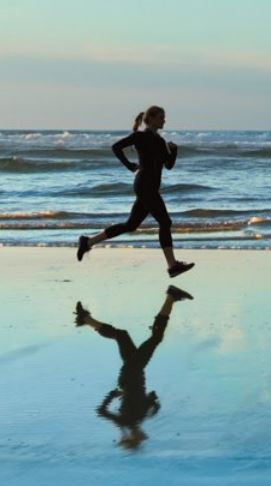
#> input picture OpenCV-Python/Code/3_Picture_Basic_Test/1.jpg, 271 x 486 px, given in place of the camera
$ python 0_threshold_tracebar.py
#> lines starting #> are read from the running program, lines starting #| are printed output that depends on the picture; after the words box and inside, x2 and y2 are one past the last pixel; in counts of white or black regions, pixels touching at a corner belong together
"""
    阈值调参器(通用)
"""

import cv2
import numpy as np

# 1. 饱和度增强定义
# 调节通道强度
lutEqual = np.array([i for i in range(256)]).astype("uint8")
lutRaisen = np.array([int(102 + 0.6 * i) for i in range(256)]).astype("uint8")
# 调节饱和度
lutSRaisen = np.dstack((lutEqual, lutRaisen, lutEqual))  # Saturation raisen
# 2. 滑动条定义
cv2.namedWindow("TrackBars")


def empty(a):
    pass


cv2.resizeWindow("TrackBars", 640, 240)
cv2.createTrackbar("Hue Min", "TrackBars", 0, 179, empty)
#> slider 'Hue Min' is set to 35
cv2.createTrackbar("Hue Max", "TrackBars", 0, 179, empty)
#> slider 'Hue Max' is set to 179
cv2.createTrackbar("Sat Min", "TrackBars", 0, 255, empty)
#> slider 'Sat Min' is set to 51
cv2.createTrackbar("Sat Max", "TrackBars", 0, 255, empty)
#> slider 'Sat Max' is set to 255
cv2.createTrackbar("Val Min", "TrackBars", 0, 255, empty)
#> slider 'Val Min' is set to 51
cv2.createTrackbar("Val Max", "TrackBars", 0, 255, empty)
#> slider 'Val Max' is set to 255

# 3. 摄像头定义
cap = cv2.VideoCapture(1)
cap.set(10, 2)

while cap.isOpened() == True:
    ret, frame = cap.read()
#> frame is the input picture: shape (486, 271, 3); mean B, G, R 164.7, 162.9, 134.4
    if ret == True:
        # 1. 饱和度增强(可选)
        hsv = cv2.cvtColor(frame, cv2.COLOR_RGB2HSV)  # 色彩空间转换, RGB->HSV
#> hsv: shape (486, 271, 3); mean H, S, V 40.9, 59.2, 170.2
        blendSRaisen = cv2.LUT(hsv, lutSRaisen)  # 饱和度增大
#> blendSRaisen: shape (486, 271, 3); mean H, S, V 40.9, 137.1, 170.2
        # 2. 掩膜生成
        h_min = cv2.getTrackbarPos("Hue Min", "TrackBars")
        h_max = cv2.getTrackbarPos("Hue Max", "TrackBars")
        s_min = cv2.getTrackbarPos("Sat Min", "TrackBars")
        s_max = cv2.getTrackbarPos("Sat Max", "TrackBars")
        v_min = cv2.getTrackbarPos("Val Min", "TrackBars")
        v_max = cv2.getTrackbarPos("Val Max", "TrackBars")
        lower = np.array([h_min, s_min, v_min])
        upper = np.array([h_max, s_max, v_max])
        mask = cv2.inRange(blendSRaisen, lower, upper)
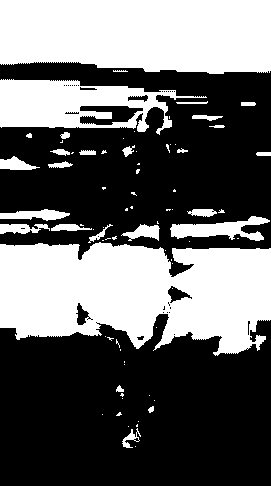
#> mask: shape (486, 271); 40% white; 77 white regions (50 under 20 px), largest, box (x1, y1, x2, y2) and area: (0, 242, 271, 356) 23575, (0, 0, 271, 74) 18481, (0, 79, 207, 135) 6181
        imgResult = cv2.bitwise_and(frame, frame, mask=mask)
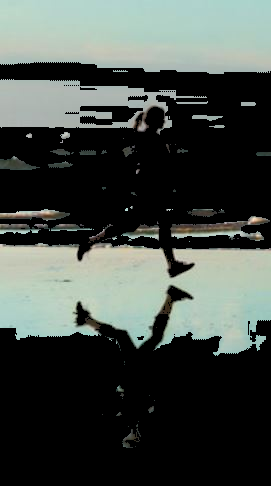
#> imgResult: shape (486, 271, 3); mean B, G, R 70.7, 75.5, 68.6

        # 检测
        cv2.imshow("res", imgResult)
        key = cv2.waitKey(1)
#> (key Esc is pressed here)
        if key == 27:
            break
    else:
        break

cv2.destroyAllWindows()
cap.release()

$ run again, on OpenCV-Python/Code/3_Picture_Basic_Test/2.jpg
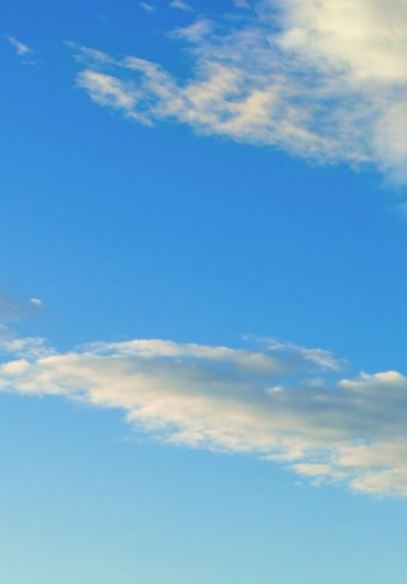
#> input picture OpenCV-Python/Code/3_Picture_Basic_Test/2.jpg, 407 x 584 px, given in place of the camera
#> frame is the input picture: shape (584, 407, 3); mean B, G, R 209.5, 168.4, 110
#> hsv: shape (584, 407, 3); mean H, S, V 24.6, 122.7, 211.2
#> blendSRaisen: shape (584, 407, 3); mean H, S, V 24.6, 175.2, 211.2
#> `mask = cv2.inRange(blendSRaisen, lower, upper)`:
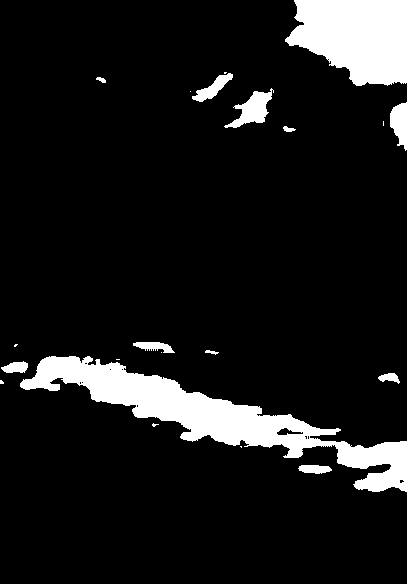
#> mask: shape (584, 407); 10.1% white; 21 white regions (9 under 20 px), largest, box (x1, y1, x2, y2) and area: (20, 356, 407, 492) 13023, (285, 0, 407, 86) 7996, (224, 88, 274, 128) 850
#> `imgResult = cv2.bitwise_and(frame, frame, mask=mask)`:
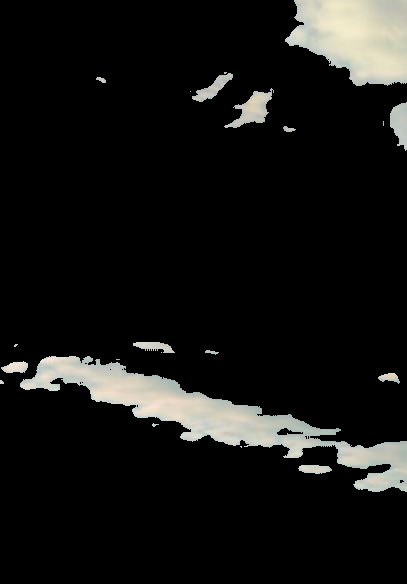
#> imgResult: shape (584, 407, 3); mean B, G, R 19.4, 20.8, 20.8
